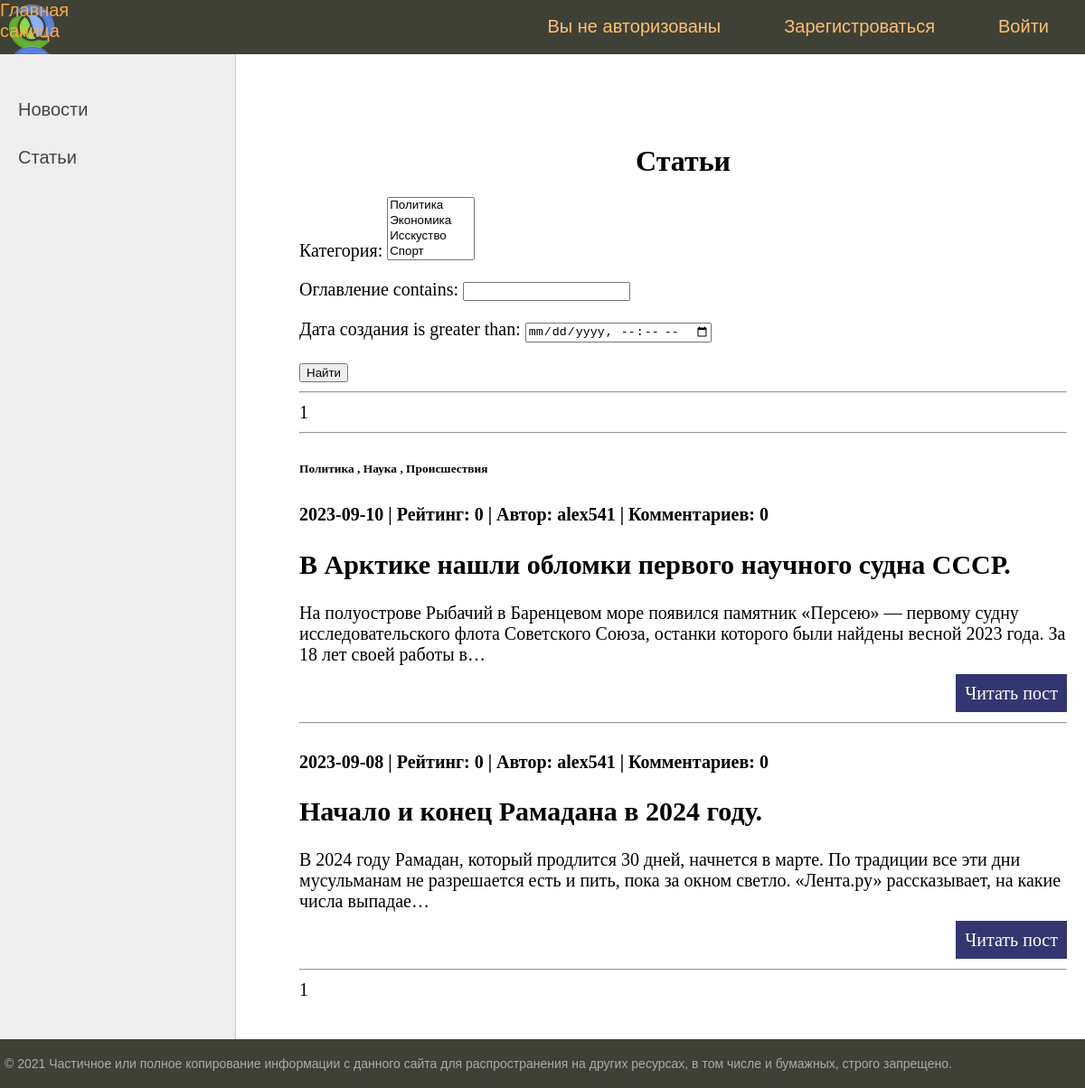
The app's page /articles/ with its own data.
### newsportal/models.py (models this page shows, shortened)
class Category(models.Model):
    name = models.CharField(max_length=150, unique=True)
    def __str__(self):
        return self.name

class Post(models.Model):
    author = models.ForeignKey(Author, on_delete=models.CASCADE, verbose_name='Автор')
    type_post = models.CharField(max_length=1, choices=POSTS, verbose_name='Тип поста')
    time_created = models.DateTimeField(auto_now_add=True, verbose_name='Дата создания')
    category = models.ManyToManyField(Category, through="PostCategory", verbose_name='Категория')
    title =  models.CharField(max_length=255, verbose_name='Оглавление')
    content = models.TextField( verbose_name='Содержание')
    rating = models.SmallIntegerField(default=0, verbose_name='Рейтинг')

class Author(models.Model):
    author = models.OneToOneField(User, on_delete=models.CASCADE)
    rating = models.SmallIntegerField(default=0)
    def __str__(self):
        return self.author.username

### newsportal/views.py (the view)
# urls.py: path('articles/', ListArticles.as_view(), name='articles'),
class ListArticles(ListView):
    queryset = Post.objects.filter(type_post=article)
    ordering = '-time_created'
    template_name = 'index_articles.html'
    context_object_name = 'articles'
    paginate_by = 2
    def get_queryset(self):
        queryset = super().get_queryset()
        self.filterset = PostFilter(self.request.GET, queryset)
        return self.filterset.qs
    def get_context_data(self, **kwargs):
        context = super().get_context_data(**kwargs)
        context['filterset'] = self.filterset
        context['title'] = 'Статьи'
        return context

### newsportal/templatetags/custom_filters.py (called while the page is built)
@register.filter()
def censor(value:str):
   swear_words = ('банан', 'морков', 'карто', 'броккол', 'ананас',
                  'Банан', 'Морков', 'Карто', 'Броккол', 'Ананас',)
   for word in swear_words:
      if word in value:
          value = value.replace(word, '****')
   return value

### templates/index_articles.html (shortened to what this page needs)
{% extends 'default.html' %}
{% load custom_filters %}
{% block content %}
<h1 align="center">{{ title }}</h1>
   <form action="" method="get">
       {{ filterset.form.as_p }}
       <input type="submit" value="Найти" />
   </form>
   <hr>
{% if articles %}
{% include 'includes/paginations.html' %}
<hr>
{% for a in articles %}
<h6>
{% for cat in a.category.all %}
{{ cat }}    {% if not forloop.last %}, {% endif %}
{% endfor %}
</h6>
<h4>{{ a.time_created|date:'Y-m-d' }} | Рейтинг: {{ a.rating }}
    | Автор: {{ a.author }} | Комментариев: {{ a.comment_set.count }} </h4>
<h2>{{ a.title|censor }}</h2>
<p>{{ a.content|truncatechars:200|censor}}</p>
   <p class="link-read-post"><a href="{% url 'one_article' a.pk %}">Читать пост</a>
<hr>
{% endfor %}
{% include 'includes/paginations.html' %}
{% else %}
<h1>Статей нет</h1>
{% endif %}
<br><br>{% endblock content %}

### static/styles.css (style rules this page uses)
html, body { font-family: 'Arial'; margin: 0; padding: 0; height: 100%; width: 100%; color: #444; }
a { color: #0059b2; text-decoration: none; }
p.link-read-post { text-align: right; }
p.link-read-post a { padding: 10px; min-width: 100px; background: #333671; color: #fff; text-decoration: none; }
.content-text h1 { font-size: 32px; }

### records on screen
Post: time_created "2023-09-10", rating "0", author "alex541", comment_set.count "0", title|censor "В Арктике нашли обломки первого научного судна СССР.", content|censor "На полуострове Рыбачий в Баренцевом море появился памятник «Персею» — первому судну исследовательского флота Советского Союза, останки которого были найдены весной 2023 года. За 18 лет своей работы в…"
Category: name "Политика"
Category: name "Наука"
Category: name "Происшествия"
Post: time_created "2023-09-08", rating "0", author "alex541", comment_set.count "0", title|censor "Начало и конец Рамадана в 2024 году.", content|censor "В 2024 году Рамадан, который продлится 30 дней, начнется в марте. По традиции все эти дни мусульманам не разрешается есть и пить, пока за окном светло. «Лента.ру» рассказывает, на какие числа выпадае…"

### other values on screen
{{ title }} "Статьи"
{{ page_obj.number }} "1 1"
